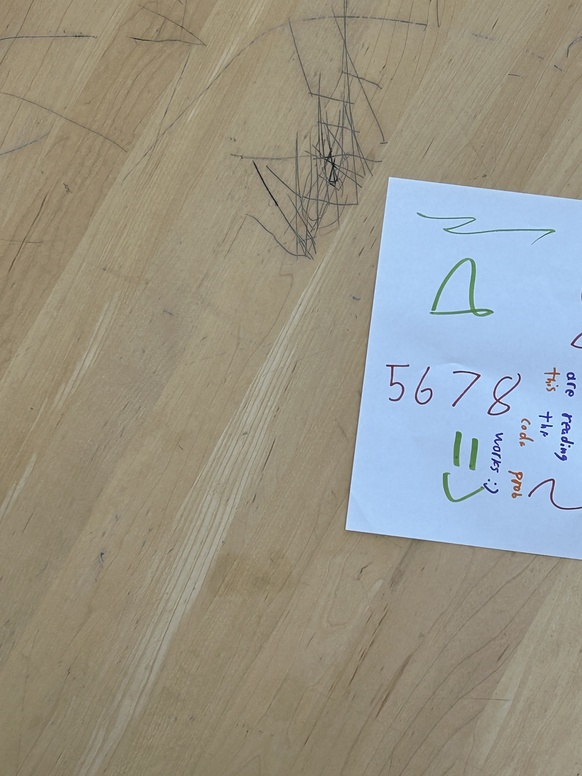
#> input picture panorama-stitching/images/1.jpg, 582 x 776 px, shrunk from 3024 x 4032 before the run
$ python stitch-builtin.py
#> lines starting #> are read from the running program, lines starting #| are printed output that depends on the picture; long printed decimals are rounded
import time
import cv2
import numpy as np
from PIL import Image
import sys
import random
from tqdm import trange, tqdm


# [49 lines left out: function match_next_image, not called in this run]

def save(img, name="out.jpg"):
    Image.fromarray(cv2.cvtColor(img, cv2.COLOR_BGR2RGB)).save(name)


def detect_and_compute(path):
#> called with path = 'images/1.jpg'
    img = cv2.imread(path)
#> img is the input picture: shape (776, 582, 3); mean B, G, R 136.4, 148.5, 151.5
    if img is None:
        raise FileNotFoundError(path)
    gray = cv2.cvtColor(img, cv2.COLOR_BGR2GRAY)
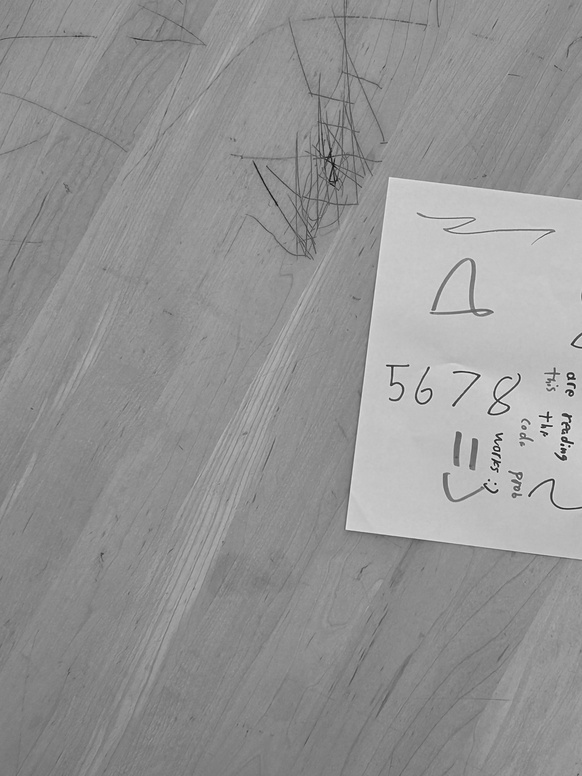
#> gray: shape (776, 582); min 11, max 246, mean 148.1
    sift = cv2.SIFT_create(nfeatures=150)
    kps, desc = sift.detectAndCompute(gray, None)
#> kps = 150 keypoints; strongest (x, y, size): (570, 376, 2), (453, 405, 1.9), (499, 455, 1.9), (543, 426, 3)
    return img, kps, desc


def match_features(desc1, desc2, ratio=0.75):
    bf = cv2.BFMatcher(cv2.NORM_L2)
    knn = bf.knnMatch(desc1, desc2, k=2)
    good = [m for m, n in knn if m.distance < ratio * n.distance]
    return good


def compute_homography(kps1, kps2, matches, ransac_thresh=5.0):
    if len(matches) < 4:
        return None, None
    pts1 = np.float32([kps1[m.queryIdx].pt for m in matches]).reshape(-1, 1, 2)
    pts2 = np.float32([kps2[m.trainIdx].pt for m in matches]).reshape(-1, 1, 2)
    H, mask = cv2.findHomography(pts2, pts1, cv2.RANSAC, ransac_thresh)
    return H, mask


# [19 lines left out: function stitch, not called in this run]


if __name__ == "__main__":
    img1_path = "images/1.jpg"
    img2_path = "images/2.jpg"

    img1, kps1, desc1 = detect_and_compute(img1_path)
#> kps1 has the same summary as kps in detect_and_compute
    img2, kps2, desc2 = detect_and_compute(img2_path)
#> call 2 of detect_and_compute, with path = 'images/2.jpg'
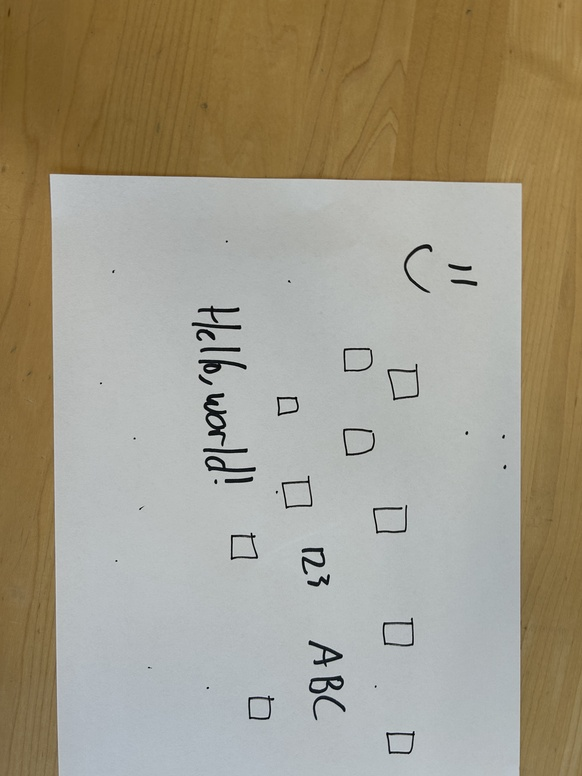
#> input picture panorama-stitching/images/2.jpg, 582 x 776 px, shrunk from 3024 x 4032 before the run
#> in detect_and_compute, img is the input picture: shape (776, 582, 3); mean B, G, R 135.2, 153.9, 161.7
#> in detect_and_compute (call 2), `gray = cv2.cvtColor(img, cv2.COLOR_BGR2GRAY)`:
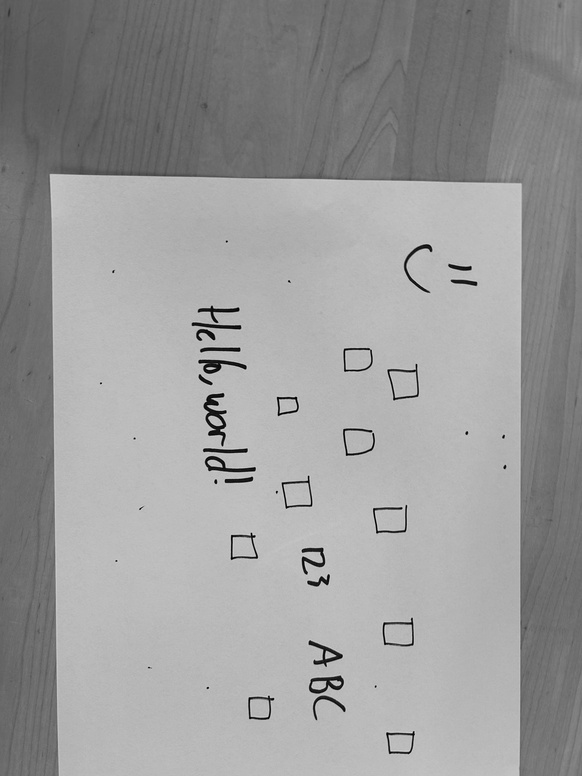
#> gray: shape (776, 582); min 0, max 224, mean 154.2
#> in detect_and_compute (call 2), `kps, desc = sift.detectAndCompute(gray, None)`: kps = 150 keypoints; strongest (x, y, size): (467, 433, 1.9), (216, 482, 2.3), (505, 467, 2.1), (503, 437, 1.9)
#> kps2 has the same summary as kps in detect_and_compute

    matches = match_features(desc1, desc2)
#> in match_features, `knn = bf.knnMatch(desc1, desc2, k=2)`: knn = 150 matches
#> in match_features, `good = [m for m, n in knn if m.distance < ratio * n.distance]`: good = 2 matches
#> matches = 2 matches
    print(f"Matches found: {len(matches)}")
#| Matches found: 2
    print("matches[0].queryidx: ", matches[0].queryIdx,", matches[0].trainidx:", matches[0].trainIdx) # indices
#| matches[0].queryidx:  114 , matches[0].trainidx: 141
    print("Corresponding coordinates:")
    print("kps1[queryIdx]: ", kps1[matches[0].queryIdx].pt)
#| kps1[queryIdx]:  (433.774, 307.549)
    print("kps2[trainIdx]: ", kps2[matches[0].trainIdx].pt)
#| kps2[trainIdx]:  (391.517, 733.839)

    H, _ = compute_homography(kps1, kps2, matches)
    print("Computed homography:")
    print(H)
#| None
    print(type(H))
#| <class 'NoneType'>
#> (the run stopped early here; a loop or call above may not have finished)
